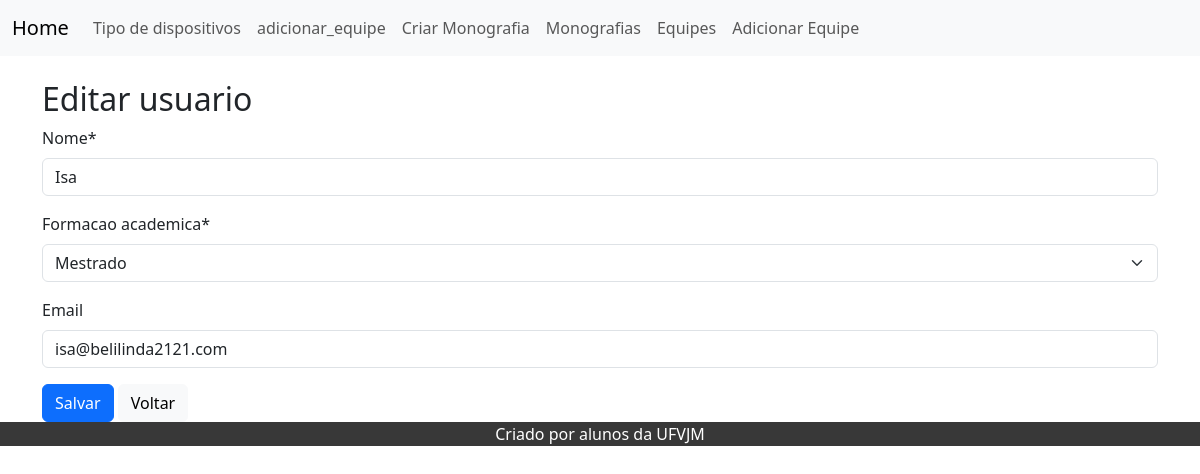
Page /equipe/editar/6/ on the committed database.
### equipe/models.py (models this page shows, shortened)
class Equipe(models.Model):
    nome = models.CharField(max_length=200)
    fa =(
        ("G", "Graduação"),
        ("M", "Mestrado"),
        ("D", "Doutorado"),
    )
    formacao_academica = models.CharField(max_length=30, choices=fa, default='G')
    email = models.EmailField(max_length=100,null=True,blank=True)
    registro_criado = models.DateTimeField(auto_now_add=True)
    registro_atualizado = models.DateTimeField(auto_now=True)

### equipe/views.py (the view)
# urls.py: path('editar/<int:pk>/', views.EditarEquipe.as_view(), name='editar_equipe'),
class EditarEquipe(UpdateView):
    model = Equipe
    form_class = EquipeForm
    template_name = 'editar_equipe.html'
    success_url = reverse_lazy('index')

### equipe/forms.py
class EquipeForm(forms.ModelForm):
    class Meta:
        model = Equipe
        fields = '__all__'

### equipe/templates/editar_equipe.html (shortened to what this page needs)
{% extends 'base.html' %}
{% load crispy_forms_tags %}
{% block content %}
<div class="container mt-4">
    <h2>Editar usuario</h2>
    <form method="post" enctype="multipart/form-data">
        {{ form|crispy }}
        <button type="submit" class="btn btn-primary">Salvar</button>
        <a class="btn btn-light" href="{% url 'index' %}">Voltar</a>
    </form>
</div>
{% endblock %}

### rows in the picture
Equipe: nome "Isa", formacao_academica "Mestrado", email "isa@belilinda2121.com"
